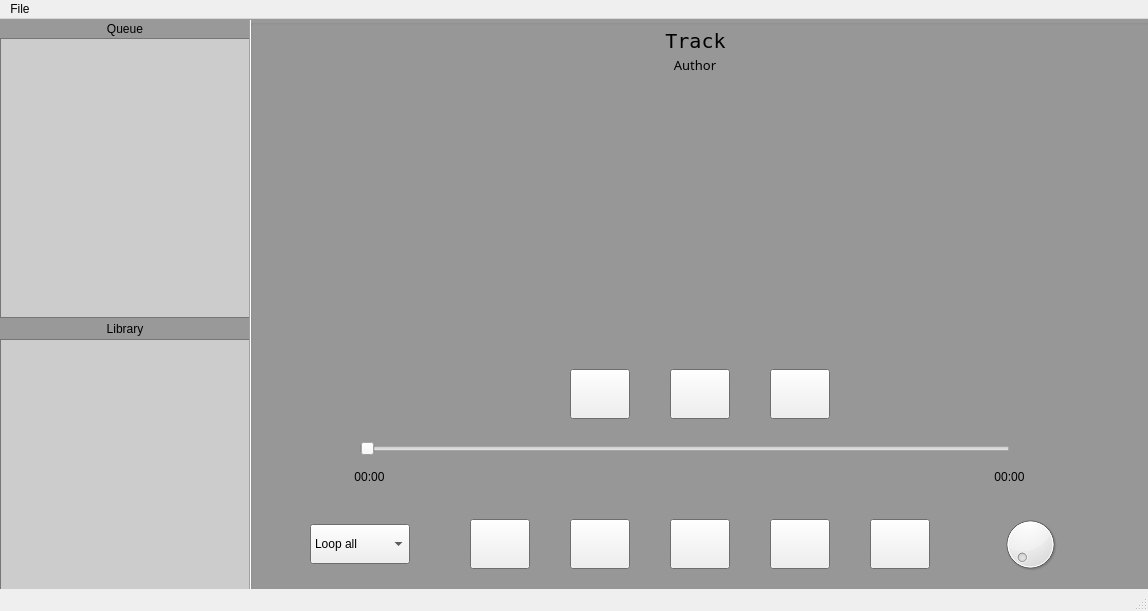
<?xml version="1.0" encoding="UTF-8"?>
<ui version="4.0">
 <class>MainWindow</class>
 <widget class="QMainWindow" name="MainWindow">
  <property name="geometry">
   <rect>
    <x>0</x>
    <y>0</y>
    <width>1148</width>
    <height>611</height>
   </rect>
  </property>
  <property name="acceptDrops">
   <bool>true</bool>
  </property>
  <property name="windowTitle">
   <string>uamp</string>
  </property>
  <widget class="QWidget" name="centralWidget">
   <property name="sizePolicy">
    <sizepolicy hsizetype="Expanding" vsizetype="Expanding">
     <horstretch>0</horstretch>
     <verstretch>0</verstretch>
    </sizepolicy>
   </property>
   <property name="palette">
    <palette>
     <active>
      <colorrole role="Base">
       <brush brushstyle="SolidPattern">
        <color alpha="255">
         <red>204</red>
         <green>204</green>
         <blue>204</blue>
        </color>
       </brush>
      </colorrole>
      <colorrole role="Window">
       <brush brushstyle="SolidPattern">
        <color alpha="255">
         <red>153</red>
         <green>153</green>
         <blue>153</blue>
        </color>
       </brush>
      </colorrole>
      <colorrole role="Shadow">
       <brush brushstyle="SolidPattern">
        <color alpha="255">
         <red>37</red>
         <green>37</green>
         <blue>37</blue>
        </color>
       </brush>
      </colorrole>
     </active>
     <inactive>
      <colorrole role="Base">
       <brush brushstyle="SolidPattern">
        <color alpha="255">
         <red>204</red>
         <green>204</green>
         <blue>204</blue>
        </color>
       </brush>
      </colorrole>
      <colorrole role="Window">
       <brush brushstyle="SolidPattern">
        <color alpha="255">
         <red>153</red>
         <green>153</green>
         <blue>153</blue>
        </color>
       </brush>
      </colorrole>
      <colorrole role="Shadow">
       <brush brushstyle="SolidPattern">
        <color alpha="255">
         <red>37</red>
         <green>37</green>
         <blue>37</blue>
        </color>
       </brush>
      </colorrole>
     </inactive>
     <disabled>
      <colorrole role="Base">
       <brush brushstyle="SolidPattern">
        <color alpha="255">
         <red>153</red>
         <green>153</green>
         <blue>153</blue>
        </color>
       </brush>
      </colorrole>
      <colorrole role="Window">
       <brush brushstyle="SolidPattern">
        <color alpha="255">
         <red>153</red>
         <green>153</green>
         <blue>153</blue>
        </color>
       </brush>
      </colorrole>
      <colorrole role="Shadow">
       <brush brushstyle="SolidPattern">
        <color alpha="255">
         <red>37</red>
         <green>37</green>
         <blue>37</blue>
        </color>
       </brush>
      </colorrole>
     </disabled>
    </palette>
   </property>
   <property name="font">
    <font>
     <weight>50</weight>
     <bold>false</bold>
    </font>
   </property>
   <property name="autoFillBackground">
    <bool>true</bool>
   </property>
   <widget class="QGroupBox" name="groupBox">
    <property name="enabled">
     <bool>true</bool>
    </property>
    <property name="geometry">
     <rect>
      <x>250</x>
      <y>0</y>
      <width>900</width>
      <height>591</height>
     </rect>
    </property>
    <property name="title">
     <string/>
    </property>
    <widget class="QLabel" name="trackName">
     <property name="geometry">
      <rect>
       <x>245</x>
       <y>10</y>
       <width>401</width>
       <height>20</height>
      </rect>
     </property>
     <property name="font">
      <font>
       <family>Andale Mono</family>
       <pointsize>15</pointsize>
      </font>
     </property>
     <property name="text">
      <string>Track</string>
     </property>
     <property name="alignment">
      <set>Qt::AlignHCenter|Qt::AlignTop</set>
     </property>
    </widget>
    <widget class="QLabel" name="authorName">
     <property name="geometry">
      <rect>
       <x>245</x>
       <y>30</y>
       <width>400</width>
       <height>31</height>
      </rect>
     </property>
     <property name="font">
      <font>
       <family>Apple Braille</family>
       <pointsize>10</pointsize>
      </font>
     </property>
     <property name="text">
      <string>Author</string>
     </property>
     <property name="alignment">
      <set>Qt::AlignCenter</set>
     </property>
    </widget>
    <widget class="QLabel" name="albumImage">
     <property name="geometry">
      <rect>
       <x>300</x>
       <y>70</y>
       <width>300</width>
       <height>250</height>
      </rect>
     </property>
     <property name="text">
      <string notr="true"/>
     </property>
     <property name="alignment">
      <set>Qt::AlignCenter</set>
     </property>
    </widget>
    <widget class="QSlider" name="horizontalSlider">
     <property name="geometry">
      <rect>
       <x>110</x>
       <y>420</y>
       <width>650</width>
       <height>20</height>
      </rect>
     </property>
     <property name="palette">
      <palette>
       <active>
        <colorrole role="Base">
         <brush brushstyle="SolidPattern">
          <color alpha="255">
           <red>255</red>
           <green>255</green>
           <blue>255</blue>
          </color>
         </brush>
        </colorrole>
        <colorrole role="Window">
         <brush brushstyle="SolidPattern">
          <color alpha="255">
           <red>230</red>
           <green>230</green>
           <blue>230</blue>
          </color>
         </brush>
        </colorrole>
       </active>
       <inactive>
        <colorrole role="Base">
         <brush brushstyle="SolidPattern">
          <color alpha="255">
           <red>255</red>
           <green>255</green>
           <blue>255</blue>
          </color>
         </brush>
        </colorrole>
        <colorrole role="Window">
         <brush brushstyle="SolidPattern">
          <color alpha="255">
           <red>230</red>
           <green>230</green>
           <blue>230</blue>
          </color>
         </brush>
        </colorrole>
       </inactive>
       <disabled>
        <colorrole role="Base">
         <brush brushstyle="SolidPattern">
          <color alpha="255">
           <red>230</red>
           <green>230</green>
           <blue>230</blue>
          </color>
         </brush>
        </colorrole>
        <colorrole role="Window">
         <brush brushstyle="SolidPattern">
          <color alpha="255">
           <red>230</red>
           <green>230</green>
           <blue>230</blue>
          </color>
         </brush>
        </colorrole>
       </disabled>
      </palette>
     </property>
     <property name="maximum">
      <number>99</number>
     </property>
     <property name="sliderPosition">
      <number>0</number>
     </property>
     <property name="tracking">
      <bool>true</bool>
     </property>
     <property name="orientation">
      <enum>Qt::Horizontal</enum>
     </property>
     <property name="invertedAppearance">
      <bool>false</bool>
     </property>
     <property name="invertedControls">
      <bool>false</bool>
     </property>
    </widget>
    <widget class="QLabel" name="music_start_timer">
     <property name="geometry">
      <rect>
       <x>90</x>
       <y>450</y>
       <width>59</width>
       <height>16</height>
      </rect>
     </property>
     <property name="text">
      <string>00:00</string>
     </property>
     <property name="alignment">
      <set>Qt::AlignCenter</set>
     </property>
    </widget>
    <widget class="QLabel" name="trackLength">
     <property name="geometry">
      <rect>
       <x>730</x>
       <y>450</y>
       <width>59</width>
       <height>16</height>
      </rect>
     </property>
     <property name="text">
      <string>00:00</string>
     </property>
     <property name="alignment">
      <set>Qt::AlignCenter</set>
     </property>
    </widget>
    <widget class="QPushButton" name="nextButton">
     <property name="geometry">
      <rect>
       <x>620</x>
       <y>500</y>
       <width>60</width>
       <height>50</height>
      </rect>
     </property>
     <property name="text">
      <string/>
     </property>
    </widget>
    <widget class="QPushButton" name="forwardButton">
     <property name="geometry">
      <rect>
       <x>520</x>
       <y>500</y>
       <width>60</width>
       <height>50</height>
      </rect>
     </property>
     <property name="text">
      <string/>
     </property>
    </widget>
    <widget class="QPushButton" name="playButton">
     <property name="geometry">
      <rect>
       <x>420</x>
       <y>500</y>
       <width>60</width>
       <height>50</height>
      </rect>
     </property>
     <property name="text">
      <string/>
     </property>
    </widget>
    <widget class="QPushButton" name="rewindButton">
     <property name="geometry">
      <rect>
       <x>320</x>
       <y>500</y>
       <width>60</width>
       <height>50</height>
      </rect>
     </property>
     <property name="text">
      <string/>
     </property>
    </widget>
    <widget class="QPushButton" name="previousButton">
     <property name="geometry">
      <rect>
       <x>220</x>
       <y>500</y>
       <width>60</width>
       <height>50</height>
      </rect>
     </property>
     <property name="text">
      <string/>
     </property>
    </widget>
    <widget class="QComboBox" name="comboBox">
     <property name="geometry">
      <rect>
       <x>60</x>
       <y>505</y>
       <width>100</width>
       <height>40</height>
      </rect>
     </property>
     <item>
      <property name="text">
       <string>Loop all</string>
      </property>
     </item>
     <item>
      <property name="text">
       <string>Loop one</string>
      </property>
     </item>
     <item>
      <property name="text">
       <string>Shuffle all</string>
      </property>
     </item>
    </widget>
    <widget class="QPushButton" name="favorite">
     <property name="geometry">
      <rect>
       <x>420</x>
       <y>350</y>
       <width>60</width>
       <height>50</height>
      </rect>
     </property>
     <property name="text">
      <string/>
     </property>
    </widget>
    <widget class="QPushButton" name="info">
     <property name="geometry">
      <rect>
       <x>520</x>
       <y>350</y>
       <width>60</width>
       <height>50</height>
      </rect>
     </property>
     <property name="text">
      <string/>
     </property>
    </widget>
    <widget class="QPushButton" name="playlists">
     <property name="geometry">
      <rect>
       <x>320</x>
       <y>350</y>
       <width>60</width>
       <height>50</height>
      </rect>
     </property>
     <property name="text">
      <string/>
     </property>
    </widget>
    <widget class="QDial" name="dial">
     <property name="geometry">
      <rect>
       <x>750</x>
       <y>495</y>
       <width>60</width>
       <height>60</height>
      </rect>
     </property>
    </widget>
   </widget>
   <widget class="QTreeView" name="treeView_1">
    <property name="geometry">
     <rect>
      <x>0</x>
      <y>19</y>
      <width>250</width>
      <height>280</height>
     </rect>
    </property>
   </widget>
   <widget class="QTreeView" name="treeView">
    <property name="geometry">
     <rect>
      <x>0</x>
      <y>320</y>
      <width>250</width>
      <height>265</height>
     </rect>
    </property>
   </widget>
   <widget class="QLabel" name="label">
    <property name="geometry">
     <rect>
      <x>0</x>
      <y>300</y>
      <width>250</width>
      <height>20</height>
     </rect>
    </property>
    <property name="text">
     <string>Library</string>
    </property>
    <property name="alignment">
     <set>Qt::AlignCenter</set>
    </property>
   </widget>
   <widget class="QLabel" name="label_2">
    <property name="geometry">
     <rect>
      <x>0</x>
      <y>0</y>
      <width>250</width>
      <height>20</height>
     </rect>
    </property>
    <property name="text">
     <string>Queue</string>
    </property>
    <property name="alignment">
     <set>Qt::AlignCenter</set>
    </property>
   </widget>
   <widget class="Line" name="line_3">
    <property name="geometry">
     <rect>
      <x>240</x>
      <y>0</y>
      <width>20</width>
      <height>591</height>
     </rect>
    </property>
    <property name="orientation">
     <enum>Qt::Vertical</enum>
    </property>
   </widget>
  </widget>
  <widget class="QMenuBar" name="menuBar">
   <property name="geometry">
    <rect>
     <x>0</x>
     <y>0</y>
     <width>1148</width>
     <height>22</height>
    </rect>
   </property>
   <widget class="QMenu" name="menuFile">
    <property name="title">
     <string>File</string>
    </property>
    <widget class="QMenu" name="menuOpen">
     <property name="title">
      <string>Open</string>
     </property>
     <addaction name="actionOpen_Folder"/>
     <addaction name="separator"/>
     <addaction name="actionOpen_File"/>
    </widget>
    <addaction name="menuOpen"/>
    <addaction name="actionSave"/>
    <addaction name="actionSave_as"/>
   </widget>
   <addaction name="menuFile"/>
  </widget>
  <widget class="QStatusBar" name="statusBar"/>
  <action name="actionSave">
   <property name="text">
    <string>Save</string>
   </property>
   <property name="shortcut">
    <string>Ctrl+S</string>
   </property>
  </action>
  <action name="actionSave_as">
   <property name="text">
    <string>Save as</string>
   </property>
   <property name="shortcut">
    <string>Ctrl+Shift+S</string>
   </property>
  </action>
  <action name="actionOpen_Folder">
   <property name="text">
    <string>Open Folder</string>
   </property>
   <property name="shortcut">
    <string>Ctrl+P</string>
   </property>
  </action>
  <action name="actionOpen_File">
   <property name="text">
    <string>Open File</string>
   </property>
   <property name="shortcut">
    <string>Ctrl+O</string>
   </property>
  </action>
  <action name="actionRecently_opened">
   <property name="text">
    <string>Recently opened</string>
   </property>
  </action>
 </widget>
 <layoutdefault spacing="6" margin="11"/>
 <resources/>
 <connections/>
 <slots>
  <slot>showCursorPos()</slot>
 </slots>
</ui>
